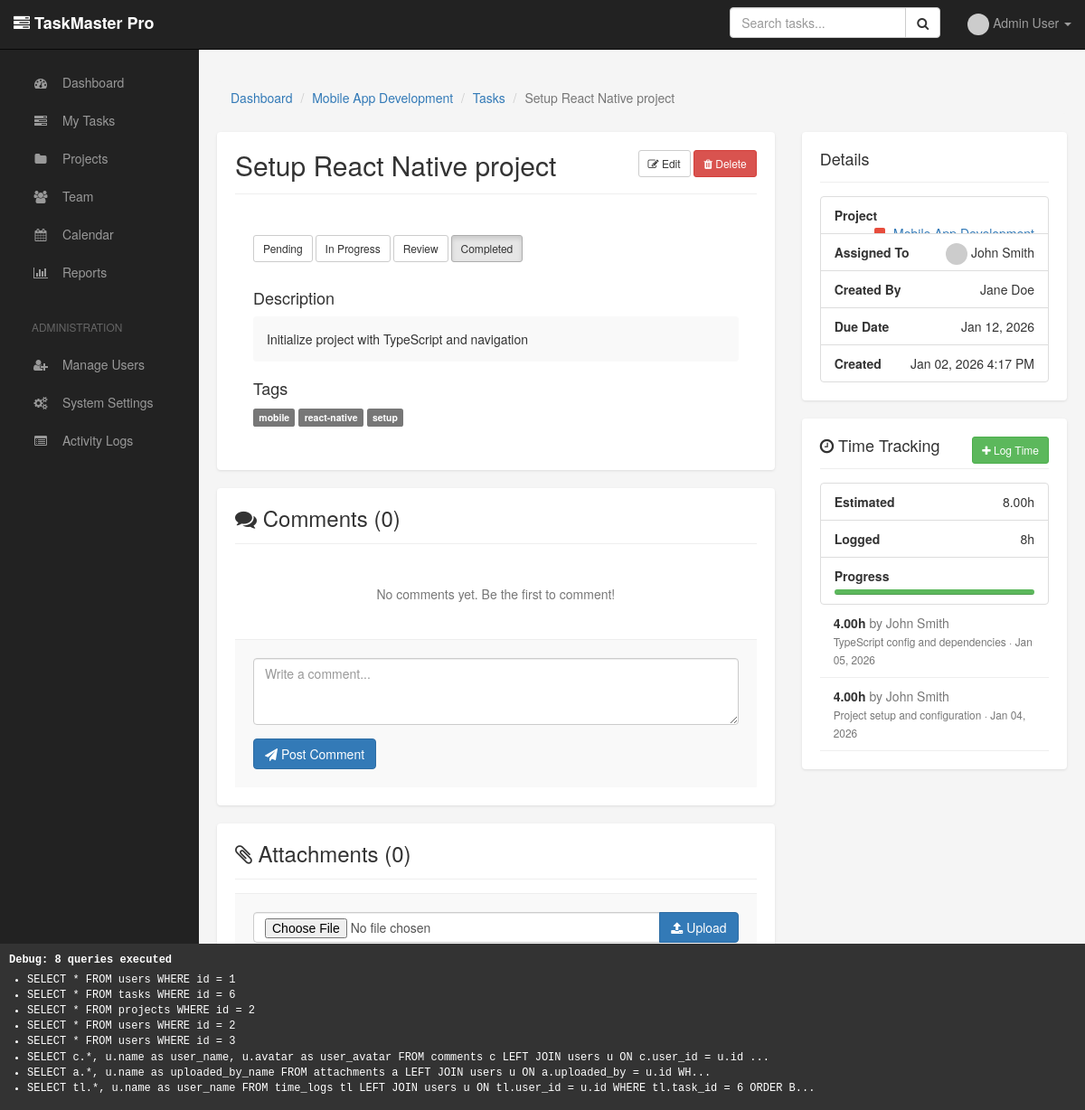
/task.php?id=6 (signed in), run on the app's committed database.
### tables this page shows
CREATE TABLE users (
    id INT AUTO_INCREMENT PRIMARY KEY,
    email VARCHAR(100) NOT NULL,
    password VARCHAR(100) NOT NULL,   
    name VARCHAR(100) NOT NULL,
    role ENUM('admin', 'manager', 'user') DEFAULT 'user',
    avatar VARCHAR(255),
    department VARCHAR(100),
    phone VARCHAR(50),
    is_active TINYINT(1) DEFAULT 1,
    last_login DATETIME,
    created_at DATETIME,
    updated_at DATETIME,
    UNIQUE KEY unique_email (email)
     
);

CREATE TABLE projects (
    id INT AUTO_INCREMENT PRIMARY KEY,
    name VARCHAR(200) NOT NULL,
    description TEXT,
    status ENUM('active', 'on_hold', 'completed', 'cancelled') DEFAULT 'active',
    owner_id INT NOT NULL,   
    start_date DATE,
    end_date DATE,
    budget DECIMAL(10, 2) DEFAULT 0,
    color VARCHAR(7) DEFAULT '#3498db',
    created_at DATETIME,
    updated_at DATETIME
     
);

CREATE TABLE tasks (
    id INT AUTO_INCREMENT PRIMARY KEY,
    project_id INT,            
    title VARCHAR(200) NOT NULL,
    description TEXT,
    priority ENUM('low', 'medium', 'high', 'critical') DEFAULT 'medium',
    status ENUM('pending', 'in_progress', 'review', 'completed', 'cancelled') DEFAULT 'pending',
    assigned_to INT,           
    created_by INT NOT NULL,   
    due_date DATE,
    estimated_hours DECIMAL(5, 2) DEFAULT 0,
    actual_hours DECIMAL(5, 2) DEFAULT 0,
    tags VARCHAR(500),         
    created_at DATETIME,
    updated_at DATETIME,
    completed_at DATETIME
     
);

CREATE TABLE time_logs (
    id INT AUTO_INCREMENT PRIMARY KEY,
    task_id INT NOT NULL,      
    user_id INT NOT NULL,      
    hours DECIMAL(5, 2) NOT NULL,
    description VARCHAR(500),
    logged_at DATETIME
     
);

### task.php (the view, shortened to what the rows shown need)
<?php
require_once 'templates/header.php';
require_once 'classes/Task.php';
require_once 'classes/User.php';
require_once 'classes/Project.php';
$task_id = isset($_GET['id']) ? $_GET['id'] : 0;
$task = new Task($task_id);
$project = $task->project_id ? new Project($task->project_id) : null;
$assigned_user = $task->assigned_to ? new User($task->assigned_to) : null;
$created_by_user = $task->created_by ? new User($task->created_by) : null;
$sql = "SELECT tl.*, u.name as user_name
        FROM time_logs tl
        LEFT JOIN users u ON tl.user_id = u.id
        WHERE tl.task_id = $task_id
        ORDER BY tl.logged_at DESC";
$time_logs = db_fetch_all(db_query($sql));
?>
<div class="row">
    <div class="col-md-12">
        <ol class="breadcrumb">
            <li><a href="dashboard.php">Dashboard</a></li>
            <?php if ($project): ?>
                <li><a href="project.php?id=<?php echo $project->id; ?>"><?php echo htmlspecialchars($project->name); ?></a></li>
            <?php endif; ?>
            <li><a href="tasks.php">Tasks</a></li>
            <li class="active"><?php echo htmlspecialchars(truncate_text($task->title, 30)); ?></li>
        </ol>
    </div>
</div>
<div class="row">
    <div class="col-md-8">
        <div class="card">
            <div class="card-header">
                <div class="pull-right">
                    <a href="task_edit.php?id=<?php echo $task->id; ?>" class="btn btn-default btn-sm">
                    </a>
                    <a href="task_delete.php?id=<?php echo $task->id; ?>" class="btn btn-danger btn-sm"
                       data-confirm="Are you sure you want to delete this task?">
                    </a>
                </div>
                <h2 style="margin: 0;">
                    <?php echo htmlspecialchars($task->title); ?>
                </h2>
            </div>
            <div style="padding: 20px;">
                <div class="btn-group" style="margin-bottom: 20px;">
                    <form method="POST" style="display: inline;">
                    </form>
                </div>
                <h4>Description</h4>
                <div style="background: #f9f9f9; padding: 15px; border-radius: 4px; margin-bottom: 20px;">
                    <?php if ($task->description): ?>
                        <?php echo nl2br(htmlspecialchars($task->description)); ?>
                    <?php else: ?>
                        <em class="text-muted">No description provided</em>
                    <?php endif; ?>
                </div>
                <?php if ($task->tags): ?>
                    <h4>Tags</h4>
                    <p>
                        <?php foreach (explode(',', $task->tags) as $tag): ?>
                            <span class="label label-default"><?php echo htmlspecialchars(trim($tag)); ?></span>
                        <?php endforeach; ?>
                    </p>
                <?php endif; ?>
            </div>
        </div>
    </div>
    <div class="col-md-4">
        <div class="card">
            <ul class="list-group" style="margin: 0;">
                <li class="list-group-item">
                    <strong>Assigned To</strong>
                    <span class="pull-right">
                        <?php if ($assigned_user): ?>
                            <img src="<?php echo $assigned_user->avatar ? APP_URL . '/uploads/' . $assigned_user->avatar : 'https://www.gravatar.com/avatar/?d=mp'; ?>"
                                 class="avatar avatar-sm">
                            <?php echo htmlspecialchars($assigned_user->name); ?>
                        <?php else: ?>
                            <span class="text-muted">Unassigned</span>
                        <?php endif; ?>
                    </span>
                </li>
                <li class="list-group-item">
                    <strong>Created By</strong>
                    <span class="pull-right">
                        <?php if ($created_by_user): ?>
                            <?php echo htmlspecialchars($created_by_user->name); ?>
                        <?php else: ?>
                            <span class="text-muted">Unknown</span>
                        <?php endif; ?>
                    </span>
                </li>
                <li class="list-group-item">
                    <strong>Due Date</strong>
                    <span class="pull-right <?php echo $task->is_overdue() ? 'text-danger' : ''; ?>">
                        <?php if ($task->due_date): ?>
                            <?php echo format_date($task->due_date); ?>
                        <?php else: ?>
                            <span class="text-muted">Not set</span>
                        <?php endif; ?>
                    </span>
                </li>
                <li class="list-group-item">
                    <strong>Created</strong>
                    <span class="pull-right"><?php echo format_datetime($task->created_at); ?></span>
                </li>
            </ul>
        </div>
        <div class="card">
            <ul class="list-group" style="margin: 0;">
                <li class="list-group-item">
                    <strong>Estimated</strong>
                    <span class="pull-right"><?php echo $task->estimated_hours ? $task->estimated_hours . 'h' : '—'; ?></span>
                </li>
            </ul>
            <?php if (!empty($time_logs)): ?>
                <div style="max-height: 200px; overflow-y: auto;">
                    <?php foreach ($time_logs as $log): ?>
                        <div class="time-log">
                            <strong><?php echo $log['hours']; ?>h</strong>
                            <span class="text-muted">by <?php echo htmlspecialchars($log['user_name']); ?></span>
                            <br>
                            <small class="text-muted">
                                <?php echo $log['description'] ? htmlspecialchars($log['description']) . ' &middot; ' : ''; ?>
                                <?php echo time_ago($log['logged_at']); ?>
                            </small>
                        </div>
                    <?php endforeach; ?>
                </div>
            <?php endif; ?>
        </div>
    </div>
</div>
<?php require_once 'templates/footer.php'; ?>

### templates/header.php (shortened to what the rows shown need)
<?php
require_once dirname(__FILE__) . '/../includes/functions.php';
$current_user = get_current_user_data();
?>
<!DOCTYPE html>
<html lang="en">
<head>
    <link rel="stylesheet" href="https://maxcdn.bootstrapcdn.com/bootstrap/3.3.7/css/bootstrap.min.css">
    <link rel="stylesheet" href="https://maxcdn.bootstrapcdn.com/font-awesome/4.7.0/css/font-awesome.min.css">
</head>
<body>
    <nav class="navbar navbar-inverse navbar-fixed-top">
        <div class="container-fluid">
            <div id="navbar" class="navbar-collapse collapse">
                <ul class="nav navbar-nav navbar-right">
                    <?php if ($current_user): ?>
                        <li class="dropdown">
                            <a href="#" class="dropdown-toggle" data-toggle="dropdown">
                                <img src="<?php echo $current_user['avatar'] ? APP_URL . '/uploads/' . $current_user['avatar'] : 'https://www.gravatar.com/avatar/?d=mp'; ?>" class="avatar avatar-sm">
                                <?php echo htmlspecialchars($current_user['name']); ?>
                                <span class="caret"></span>
                            </a>
                        </li>
                    <?php else: ?>
                        <li><a href="<?php echo APP_URL; ?>/login.php">Login</a></li>
                    <?php endif; ?>
                </ul>
            </div>
        </div>
    </nav>
    <div class="<?php echo $current_user ? 'main-content' : 'container'; ?>">

### data on the page
users: name "Admin User"
projects: name "Mobile App Development"
tasks: title "Setup React Native project", description "Initialize project with TypeScript and navigation", tags "mobile", tags "react-native", tags "setup", due_date "Jan 12, 2026", created_at "Jan 02, 2026 4:17 PM", estimated_hours "8.00"
users: name "John Smith"
users: name "Jane Doe"
time_logs: hours "4.00", user.name "John Smith", description "TypeScript config and dependencies", logged_at "Jan 05, 2026"
time_logs: hours "4.00", user.name "John Smith", description "Project setup and configuration", logged_at "Jan 04, 2026"

### other printed values
APP_NAME "TaskMaster Pro"
count($comments) "0"
count($attachments) "0"
$total_logged "8"
count($GLOBALS['query_log']) "8"
truncate_text($query['sql'], 150) "SELECT * FROM users WHERE id = 1"
truncate_text($query['sql'], 150) "SELECT * FROM tasks WHERE id = 6"
truncate_text($query['sql'], 150) "SELECT * FROM projects WHERE id = 2"
truncate_text($query['sql'], 150) "SELECT * FROM users WHERE id = 2"
truncate_text($query['sql'], 150) "SELECT * FROM users WHERE id = 3"
truncate_text($query['sql'], 150) "SELECT c.*, u.name as user_name, u.avatar as user_avatar FROM comments c LEFT JOIN users u ON c.user_id = u.id ..."
truncate_text($query['sql'], 150) "SELECT a.*, u.name as uploaded_by_name FROM attachments a LEFT JOIN users u ON a.uploaded_by = u.id WH..."
truncate_text($query['sql'], 150) "SELECT tl.*, u.name as user_name FROM time_logs tl LEFT JOIN users u ON tl.user_id = u.id WHERE tl.task_id = 6 ORDER B..."
